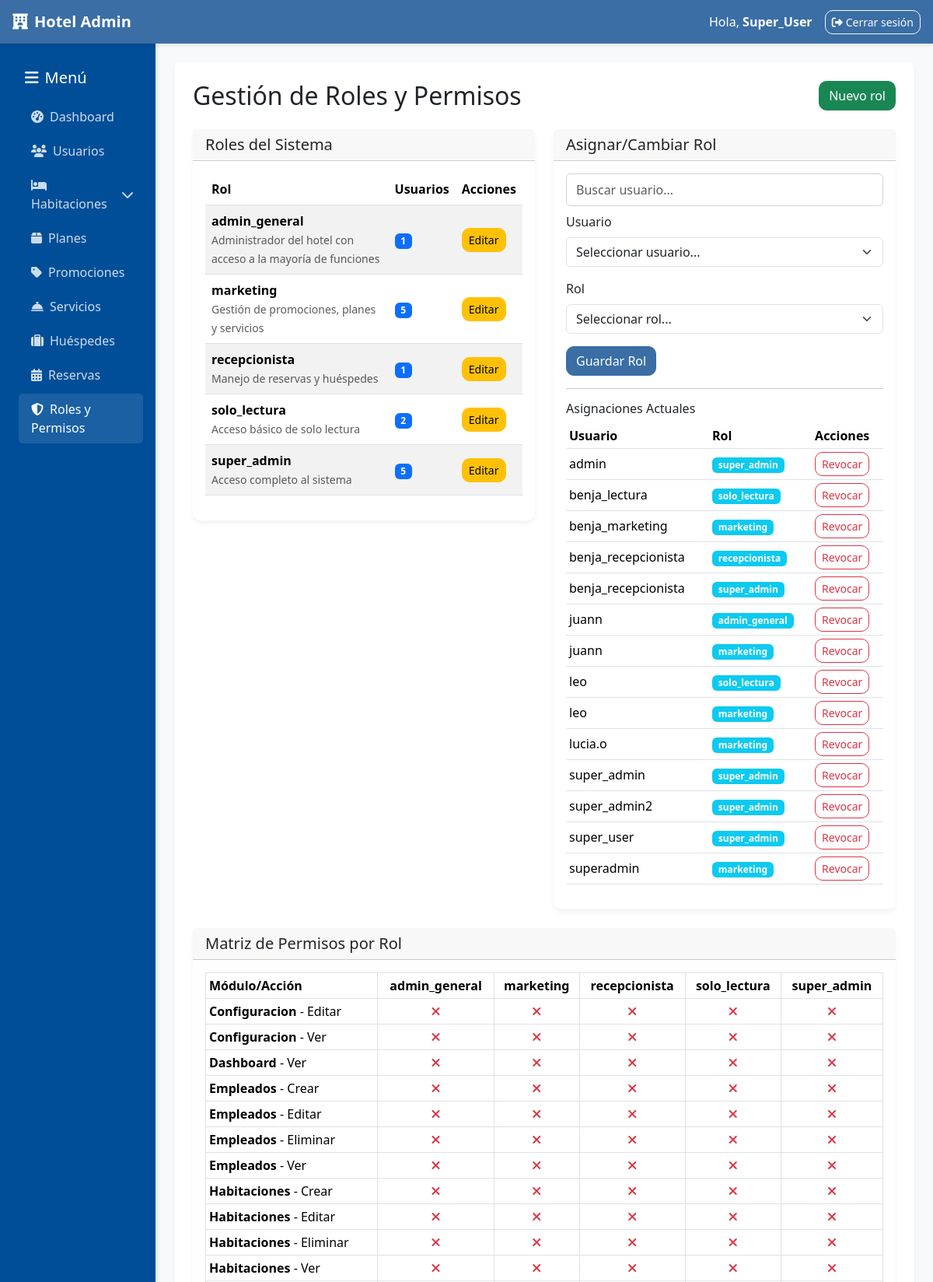
The page /administracion/roles/ (signed in, upper part) on the database its author committed.
### administracion/models.py (models this page shows, shortened)
class Rol(models.Model):
    ROLES_CHOICES = [
        ('super_admin', 'Super Administrador'),
        ('admin_general', 'Administrador General'),
        ('admin_habitaciones', 'Administrador de Habitaciones'),
        ('admin_empleados', 'Administrador de Empleados'),
        ('admin_servicios', 'Administrador de Servicios'),
        ('admin_huespedes', 'Administrador de Huéspedes'),
        ('admin_reservas', 'Administrador de Reservas'),
        ('recepcionista', 'Recepcionista'),
        ('solo_lectura', 'Solo Lectura'),
    ]
    nombre = models.CharField(max_length=50, choices=ROLES_CHOICES, unique=True)
    descripcion = models.TextField(blank=True)
    activo = models.BooleanField(default=True)
    class Meta:
        ordering = ['nombre']
        verbose_name = 'Rol'
        verbose_name_plural = 'Roles'

class UsuarioRol(models.Model):
    usuario = models.ForeignKey(User, on_delete=models.CASCADE, related_name='roles_admin')
    rol = models.ForeignKey(Rol, on_delete=models.CASCADE, related_name='usuarios')
    fecha_asignacion = models.DateTimeField(auto_now_add=True)
    activo = models.BooleanField(default=True)
    asignado_por = models.ForeignKey(User, on_delete=models.SET_NULL, null=True, blank=True, related_name='roles_asignados')
    class Meta:
        unique_together = ['usuario', 'rol']
        ordering = ['-fecha_asignacion']
        verbose_name = 'Usuario-Rol'
        verbose_name_plural = 'Usuarios-Roles'

class Permiso(models.Model):
    MODULOS_CHOICES = [
        ('empleados', 'Empleados'),
        ('habitaciones', 'Habitaciones'),
        ('planes', 'Planes'),
        ('promociones', 'Promociones'),
        ('servicios', 'Servicios'),
        ('huespedes', 'Huéspedes'),
        ('reservas', 'Reservas'),
        ('usuarios', 'Usuarios'),
        ('dashboard', 'Dashboard'),
    ]
    ACCIONES_CHOICES = [
        ('ver', 'Ver'),
        ('crear', 'Crear'),
        ('editar', 'Editar'),
        ('eliminar', 'Eliminar'),
        ('exportar', 'Exportar'),
        ('aprobar', 'Aprobar'),
    ]
    modulo = models.CharField(max_length=50, choices=MODULOS_CHOICES)
    accion = models.CharField(max_length=50, choices=ACCIONES_CHOICES)
    descripcion = models.TextField(blank=True)
    class Meta:
        unique_together = ['modulo', 'accion']
        ordering = ['modulo', 'accion']
        verbose_name = 'Permiso'
        verbose_name_plural = 'Permisos'

### administracion/views.py (the view)
# urls.py: path('roles/', views.roles_list, name='roles_list'),
@requiere_staff_y_permiso('roles', 'ver')
def roles_list(request):
    from django.contrib.auth.models import User
    from django.db.models import Count
    roles = Rol.objects.annotate(
        usuarios_count=Count('usuarios')
    ).order_by('nombre')
    usuarios = User.objects.filter(is_active=True).order_by('username')
    asignaciones = UsuarioRol.objects.select_related('usuario', 'rol').order_by('usuario__username')
    permisos_matriz = {}
    permisos_todos = Permiso.objects.all().order_by('modulo', 'accion')
    for permiso in permisos_todos:
        if permiso.modulo not in permisos_matriz:
            permisos_matriz[permiso.modulo] = []
        if permiso.accion not in permisos_matriz[permiso.modulo]:
            permisos_matriz[permiso.modulo].append(permiso.accion)
    permisos_por_rol = {}
    for rol in roles:
        permisos_por_rol[rol.id] = {}
        rol_permisos = RolPermiso.objects.filter(rol=rol).select_related('permiso')
        for rp in rol_permisos:
            modulo = rp.permiso.modulo
            accion = rp.permiso.accion
            if modulo not in permisos_por_rol[rol.id]:
                permisos_por_rol[rol.id][modulo] = []
            permisos_por_rol[rol.id][modulo].append(accion)
    context = {
        'roles': roles,
        'usuarios': usuarios,
        'asignaciones': asignaciones,
        'permisos_matriz': permisos_matriz,
        'permisos_por_rol': permisos_por_rol,
    }
    return render(request, 'administracion/roles_list.html', context)

### administracion/templates/administracion/roles_list.html (shortened to what this page needs)
{% extends "administracion/base_admin.html" %}
{% load form_extras %}
{% block content %}
<div class="d-flex justify-content-between align-items-center mb-4">
  <h2 class="mb-0">Gestión de Roles y Permisos</h2>
  {% if permisos.roles.crear %}
  <a href="{% url 'administracion:roles_create' %}" class="btn btn-success">Nuevo rol</a>
  {% endif %}
</div>
<div class="row">
  <div class="col-md-6">
    <div class="card">
      <div class="card-header">
        <h5 class="mb-0">Roles del Sistema</h5>
      </div>
      <div class="card-body">
        <table class="table table-striped">
          <thead>
            <tr>
              <th>Rol</th>
              <th>Usuarios</th>
              <th>Acciones</th>
            </tr>
          </thead>
          <tbody>
            {% for rol in roles %}
            <tr>
              <td>
                <strong>{{ rol.nombre }}</strong>
                {% if rol.descripcion %}
                <br><small class="text-muted">{{ rol.descripcion }}</small>
                {% endif %}
              </td>
              <td>
                <span class="badge bg-primary">{{ rol.usuarios_count }}</span>
              </td>
              <td>
                {% if permisos.roles.editar %}
                <a href="{% url 'administracion:roles_edit' rol.id %}" class="btn btn-sm btn-warning">Editar</a>
                {% endif %}
              </td>
            </tr>
            {% empty %}
            <tr><td colspan="3" class="text-center text-muted">No hay roles registrados.</td></tr>
            {% endfor %}
          </tbody>
        </table>
      </div>
    </div>
  </div>
  <div class="col-md-6">
    <div class="card">
      <div class="card-header">
        <h5 class="mb-0">Asignar/Cambiar Rol</h5>
      </div>
      <div class="card-body">
        {% if is_super_admin or permisos.roles.asignar %}
        <form method="post" action="{% url 'administracion:cambiar_rol' %}">
          <div class="mb-2">
            <input type="text" id="buscarUsuario" class="form-control" placeholder="Buscar usuario...">
          </div>
          <div class="mb-3">
            <label for="usuario" class="form-label">Usuario</label>
            <select name="usuario" id="usuario" class="form-select" required>
              <option value="">Seleccionar usuario...</option>
            </select>
          </div>
          <div class="mb-3">
            <label for="rol" class="form-label">Rol</label>
            <select name="rol" id="rol" class="form-select" required>
              <option value="">Seleccionar rol...</option>
            </select>
          </div>
          <button type="submit" class="btn btn-primary">Guardar Rol</button>
        </form>
        {% else %}
        <p class="text-muted">No tienes permisos para asignar roles.</p>
        {% endif %}
        <hr>
        <h6>Asignaciones Actuales</h6>
        <div class="table-responsive">
          <table class="table table-sm">
            <thead>
              <tr>
                <th>Usuario</th>
                <th>Rol</th>
                <th>Acciones</th>
              </tr>
            </thead>
            <tbody>
              {% for asignacion in asignaciones %}
              <tr>
                <td>{{ asignacion.usuario.username }}</td>
                <td>
                  <span class="badge bg-info">{{ asignacion.rol.nombre }}</span>
                </td>
                <td>
                  {% if is_super_admin or permisos.roles.revocar %}
                  <form method="post" action="{% url 'administracion:revocar_rol' asignacion.id %}" style="display:inline;" onsubmit="return confirm('¿Estás seguro de revocar este rol?');">
                    <button type="submit" class="btn btn-sm btn-outline-danger">Revocar</button>
                  </form>
                  {% endif %}
                </td>
              </tr>
              {% empty %}
              <tr><td colspan="3" class="text-center text-muted">No hay asignaciones.</td></tr>
              {% endfor %}
            </tbody>
          </table>
        </div>
      </div>
    </div>
  </div>
</div>
<div class="card mt-4">
  <div class="card-header">
    <h5 class="mb-0">Matriz de Permisos por Rol</h5>
  </div>
  <div class="card-body">
    <div class="table-responsive">
      <table class="table table-bordered table-sm">
        <thead>
          <tr>
            <th>Módulo/Acción</th>
            {% for rol in roles %}
            <th class="text-center">{{ rol.nombre }}</th>
            {% endfor %}
          </tr>
        </thead>
        <tbody>
          {% for modulo, acciones in permisos_matriz.items %}
          {% for accion in acciones %}
          <tr>
            <td><strong>{{ modulo|title }}</strong> - {{ accion|title }}</td>
            {% for rol in roles %}
            {% with rol_perms=permisos_por_rol|dict_get:rol.id actions=rol_perms|dict_get:modulo %}
            <td class="text-center">
              {% if actions|list_contains:accion %}
                <i class="fas fa-check text-success"></i>
              {% else %}
                <i class="fas fa-times text-danger"></i>
              {% endif %}
            </td>
            {% endwith %}
            {% endfor %}
          </tr>
          {% endfor %}
          {% endfor %}
        </tbody>
      </table>
    </div>
  </div>
</div>
{% endblock %}

### administracion/templates/administracion/base_admin.html (shortened to what this page needs)
{% load static %}
<!DOCTYPE html>
<html lang="es">
<head>
  <link href="https://cdn.jsdelivr.net/npm/bootstrap@5.3.3/dist/css/bootstrap.min.css" rel="stylesheet">
  <link rel="stylesheet" href="https://cdnjs.cloudflare.com/ajax/libs/font-awesome/6.4.0/css/all.min.css">
  <link rel="stylesheet" href="{% static 'css/admin.css' %}">
  <link rel="stylesheet" href="{% static 'css/admin-forms.css' %}">
</head>
<body>
  <nav class="navbar navbar-expand-lg navbar-dark px-3">
    <a class="navbar-brand fw-bold" href="{% url 'administracion:dashboard' %}">
      <i class="fas fa-hotel me-2"></i>Hotel Admin
    </a>
    <div class="ms-auto d-flex align-items-center">
      <span class="text-white me-3">Hola, <b>{{ user.username|title }}</b></span>
      <a href="{% url 'administracion:admin_logout' %}" class="btn btn-outline-light btn-sm">
        <i class="fas fa-sign-out-alt me-1"></i>Cerrar sesión
      </a>
    </div>
  </nav>
  <div class="container-fluid">
    <div class="row">
      <aside class="col-12 col-md-3 col-lg-2 sidebar">
        <h5 class="text-white mb-3 mt-3 ps-3">
          <i class="fas fa-bars me-2"></i>Menú
        </h5>
        <ul class="nav flex-column ps-2">
          {% if permisos.dashboard.ver %}
          <li class="nav-item">
            <a class="nav-link ps-3" href="{% url 'administracion:dashboard' %}">
              <i class="fas fa-tachometer-alt me-2"></i>Dashboard
            </a>
          </li>
          {% endif %}
          {% if permisos.usuarios.ver %}
          <li class="nav-item">
            <a class="nav-link ps-3" href="{% url 'administracion:usuarios_list' %}">
              <i class="fas fa-users me-2"></i>Usuarios
            </a>
          </li>
          {% endif %}
          {% if permisos.habitaciones.ver %}
          <li class="nav-item">
            <a class="nav-link d-flex justify-content-between align-items-center ps-3"
               data-bs-toggle="collapse" href="#habitacionesSubmenu">
              <span><i class="fas fa-bed me-2"></i>Habitaciones</span>
              <i class="fas fa-chevron-down"></i>
            </a>
          </li>
          {% endif %}
          {% if permisos.planes.ver %}
          <li class="nav-item">
            <a class="nav-link ps-3" href="{% url 'administracion:planes_list' %}">
              <i class="fas fa-box me-2"></i>Planes
            </a>
          </li>
          {% endif %}
          {% if permisos.promociones.ver %}
          <li class="nav-item">
            <a class="nav-link ps-3" href="{% url 'administracion:promociones_list' %}">
              <i class="fas fa-tag me-2"></i>Promociones
            </a>
          </li>
          {% endif %}
          {% if permisos.servicios.ver %}
          <li class="nav-item">
            <a class="nav-link ps-3" href="{% url 'administracion:servicios_list' %}">
              <i class="fas fa-concierge-bell me-2"></i>Servicios
            </a>
          </li>
          {% endif %}
          {% if permisos.huespedes.ver %}
          <li class="nav-item">
            <a class="nav-link ps-3" href="{% url 'administracion:huespedes_list' %}">
              <i class="fas fa-suitcase me-2"></i>Huéspedes
            </a>
          </li>
          {% endif %}
          {% if permisos.reservas.ver %}
          <li class="nav-item">
            <a class="nav-link ps-3" href="{% url 'administracion:ver_reservas' %}">
              <i class="fas fa-calendar-alt me-2"></i>Reservas
            </a>
          </li>
          {% endif %}
          {% if permisos.roles.ver %}
          <li class="nav-item">
            <a class="nav-link ps-3" href="{% url 'administracion:roles_list' %}">
              <i class="fas fa-shield-alt me-2"></i>Roles y Permisos
            </a>
          </li>
          {% endif %}
        </ul>
      </aside>
      <main class="col-12 col-md-9 col-lg-10 p-4">
        <div class="content-wrapper bg-white p-4 rounded shadow-sm mb-4">
          {% block content %}{% endblock %}
        </div>
      </main>
    </div>
  </div>
</body>
</html>

### rows shown on the page
Rol: nombre "admin_general", descripcion "Administrador del hotel con acceso a la mayoría de funciones", usuarios_count "1"
Rol: nombre "marketing", descripcion "Gestión de promociones, planes y servicios", usuarios_count "5"
Rol: nombre "recepcionista", descripcion "Manejo de reservas y huéspedes", usuarios_count "1"
Rol: nombre "solo_lectura", descripcion "Acceso básico de solo lectura", usuarios_count "2"
Rol: nombre "super_admin", descripcion "Acceso completo al sistema", usuarios_count "5"
UsuarioRol: usuario.username "admin", rol.nombre "super_admin"
UsuarioRol: usuario.username "benja_lectura", rol.nombre "solo_lectura"
UsuarioRol: usuario.username "benja_marketing", rol.nombre "marketing"
UsuarioRol: usuario.username "benja_recepcionista", rol.nombre "recepcionista"
UsuarioRol: usuario.username "benja_recepcionista", rol.nombre "super_admin"
UsuarioRol: usuario.username "juann", rol.nombre "admin_general"
UsuarioRol: usuario.username "juann", rol.nombre "marketing"
UsuarioRol: usuario.username "leo", rol.nombre "solo_lectura"
UsuarioRol: usuario.username "leo", rol.nombre "marketing"
UsuarioRol: usuario.username "lucia.o", rol.nombre "marketing"
UsuarioRol: usuario.username "super_admin", rol.nombre "super_admin"
UsuarioRol: usuario.username "super_admin2", rol.nombre "super_admin"
UsuarioRol: usuario.username "super_user", rol.nombre "super_admin"
UsuarioRol: usuario.username "superadmin", rol.nombre "marketing"
Permiso: acciones "Configuracion" "Configuracion", acciones "Editar"
Permiso: acciones "Ver"
Permiso: acciones "Dashboard", acciones "Ver"
Permiso: acciones "Empleados" "Empleados" "Empleados" "Empleados", acciones "Crear"
Permiso: acciones "Editar"
Permiso: acciones "Eliminar"
Permiso: acciones "Ver"
Permiso: acciones "Habitaciones" "Habitaciones" "Habitaciones" "Habitaciones", acciones "Crear"
Permiso: acciones "Editar"
Permiso: acciones "Eliminar"
Permiso: acciones "Ver"

### other values the page prints
{{ user.username|title }} "Super_User"
